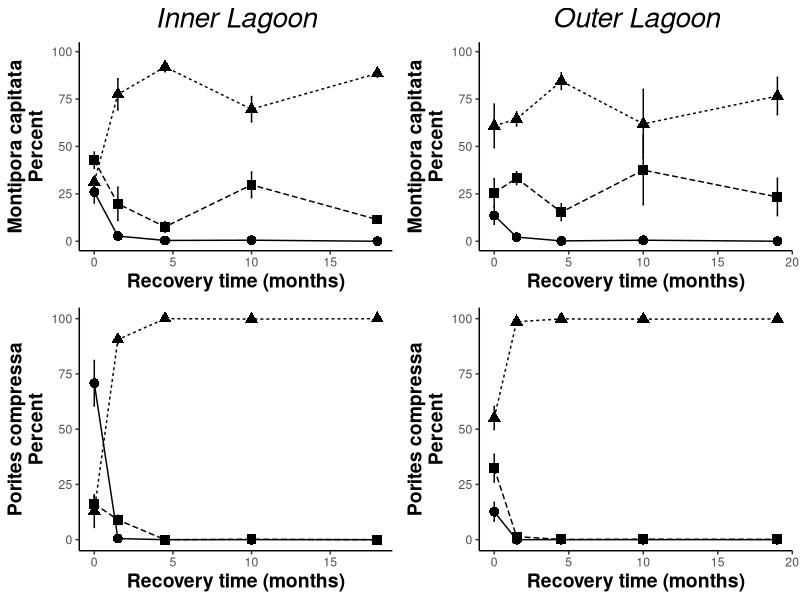
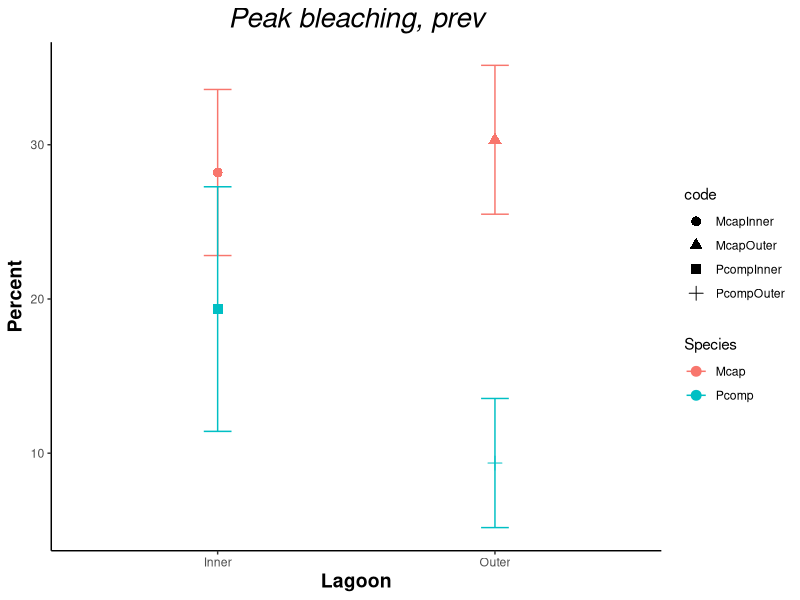

Write the R code that produced these figures, in order.
## ---- chunk 1
knitr::opts_chunk$set(echo = TRUE)
## ---- chunk 2
rm(list=ls(all=TRUE)) 

library("reshape2") #reshape data
library("ggplot2") #plotting
library("reshape") #reshape data
library("plyr")  #splitting, applying, and combining data
library("dplyr")  #splitting, applying, and combining data
library("pscl")
library("plotrix") #plotting
library("gridExtra") #arrange plots for output
library("car") #levenes test
library("lsmeans")
library("multcomp") 
library("multcompView")
library(glmmTMB)
library(lme4)
library(lmerTest)
library(tidyverse)
## ---- chunk 3
#Setup workspace:
rData1<- read.csv("transect_data_20191022.csv", header=T) # load in transect data

# set levels of factor for Bleaching_status
levels(rData1$Bleaching_score)
rData1$BNB<-as.factor(rData1$BNB)
rData1$MonthFactor<-rData1$Month

#combine month 18 and 19 for end of experiment time point comparisons (<3 weeks apart)
rData1$MonthFactor[rData1$MonthFactor=="18"] <-"1819"
rData1$MonthFactor[rData1$MonthFactor=="19"] <-"1819"

rData1$MonthFactor <- factor(rData1$MonthFactor, levels=c("0", "1.5", "4.5","10","1819")) #specify order
## ---- chunk 4
# Calc. mean, sd,se  
repcol<-c("Species", "Reef", "Month","MonthFactor", "Bleaching_status","Percent")
  rDataPlot<-rData1[repcol]

# calc average  bleaching rate/month in %  per grouping
transectPlotmean <- ddply(rDataPlot, c("Species", "Reef", "Month","MonthFactor", "Bleaching_status"), summarise, 
                   N    = length(Percent[!is.na(Percent)]), #calculate the length of the data frame, excluding NA’s *this part is important*
                   mean = mean(Percent, na.rm=TRUE), #calculate mean of response variable, removing NA's
                   sd   = sd(Percent, na.rm=TRUE), #calculate standard deviation
                   se   = sd / sqrt(N), #calculate standard error
                   max = max(Percent, na.rm=TRUE) #calculate max, could also calculate min () if desired
)
#transectPlotmean #display table

transectPlotmean$code<-paste0(transectPlotmean$Species, transectPlotmean$Reef, transectPlotmean$Bleaching_status) #code for plotting
## ---- chunk 5
McapInner1<-subset(transectPlotmean, Species=="Mcap")
McapInner<-subset(McapInner1, Reef=="Inner")

 col_McapInner <- McapInner %>%   # do this to get height for your labels in the bars
  group_by(Month) %>%
 arrange(Month, desc(Bleaching_status)) %>%
 mutate(lab_ypos = cumsum(mean) - 0.5 * mean) 
col_McapInner

# set to 2 decimal places
col_McapInner[,'mean']=round(col_McapInner[,'mean'],2)

col_McapInner_plot<-ggplot(data=col_McapInner, aes(x=Month, y=mean, group = code, color=Bleaching_status)) + 
  geom_errorbar(aes(ymin=mean-se, ymax=mean+se),
                width=0.1)+
  geom_point(aes(shape=Bleaching_status), size=3)+
  geom_line(aes(color=Bleaching_status, linetype=Bleaching_status))+
  #scale_linetype_manual(values=c("solid", "dotted"))+
  scale_color_manual(values=c("black", "black","black"))+
  ylab("Montipora capitata\nPercent") +
    xlab("Recovery time (months)") + #Label the X Axis
    ylim(0, 100) + #set Y limits
  theme_bw() + #Set the background color
  theme(axis.line = element_line(color = 'black'), #Set the axes color
        axis.title=element_text(size=14,face="bold"), #Set axis format
        panel.border = element_blank(), #Set the border
        panel.grid.major = element_blank(), #Set the major gridlines
        panel.grid.minor = element_blank(), #Set the minor gridlines
        plot.background =element_blank(), #Set the plot background
        legend.key = element_blank()) + #Set plot legend key
  ggtitle("Inner Lagoon")+
          theme(plot.title = element_text(size=20,face = "italic",hjust = 0.5))
McapInner<-col_McapInner_plot+ theme(legend.position = "none") #remove legend
## ---- chunk 6
McapOuter<-subset(McapInner1, Reef=="Outer")

 col_McapOuter <- McapOuter %>%   # do this to get height for your labels in the bars
  group_by(Month) %>%
 arrange(Month, desc(Bleaching_status)) %>%
 mutate(lab_ypos = cumsum(mean) - 0.5 * mean) 
col_McapOuter

# set to 2 decimal places
col_McapOuter[,'mean']=round(col_McapOuter[,'mean'],2)

col_McapOuter_plot<-ggplot(data=col_McapOuter, aes(x=Month, y=mean, group = code, color=Bleaching_status)) + 
  geom_errorbar(aes(ymin=mean-se, ymax=mean+se),
                width=0.1)+
  geom_point(aes(shape=Bleaching_status), size=3)+
  geom_line(aes(color=Bleaching_status, linetype=Bleaching_status))+
  #scale_linetype_manual(values=c("solid", "dotted"))+
  scale_color_manual(values=c("black", "black","black"))+
  ylab("Montipora capitata\nPercent") +
    xlab("Recovery time (months)") + #Label the X Axis
    ylim(0, 100) + #set Y limits
  theme_bw() + #Set the background color
  theme(axis.line = element_line(color = 'black'), #Set the axes color
        axis.title=element_text(size=14,face="bold"), #Set axis format
        panel.border = element_blank(), #Set the border
        panel.grid.major = element_blank(), #Set the major gridlines
        panel.grid.minor = element_blank(), #Set the minor gridlines
        plot.background =element_blank(), #Set the plot background
        legend.key = element_blank()) + #Set plot legend key
  ggtitle("Outer Lagoon")+
          theme(plot.title = element_text(size=20,face = "italic",hjust = 0.5))
McapOuter<-col_McapOuter_plot+ theme(legend.position = "none") #remove legend

## ---- chunk 7
PcompInner1<-subset(transectPlotmean, Species=="Pcomp")
PcompInner<-subset(PcompInner1, Reef=="Inner")

 col_PcompInner <- PcompInner %>%   # do this to get height for your labels in the bars
  group_by(Month) %>%
 arrange(Month, desc(Bleaching_status)) %>%
 mutate(lab_ypos = cumsum(mean) - 0.5 * mean) 
col_PcompInner

# set to 2 decimal places
col_PcompInner[,'mean']=round(col_PcompInner[,'mean'],2)

col_PcompInner_plot<-ggplot(data=col_PcompInner, aes(x=Month, y=mean, group = code, color=Bleaching_status)) + 
  geom_errorbar(aes(ymin=mean-se, ymax=mean+se),
                width=0.1)+
  geom_point(aes(shape=Bleaching_status), size=3)+
  geom_line(aes(color=Bleaching_status, linetype=Bleaching_status))+
  #scale_linetype_manual(values=c("solid", "dotted"))+
  scale_color_manual(values=c("black", "black","black"))+
  ylab("Porites compressa\nPercent") +
    xlab("Recovery time (months)") + #Label the X Axis
    ylim(0,100) + #set Y limits
  theme_bw() + #Set the background color
  theme(axis.line = element_line(color = 'black'), #Set the axes color
        axis.title=element_text(size=14,face="bold"), #Set axis format
        panel.border = element_blank(), #Set the border
        panel.grid.major = element_blank(), #Set the major gridlines
        panel.grid.minor = element_blank(), #Set the minor gridlines
        plot.background =element_blank(), #Set the plot background
        legend.key = element_blank()) + #Set plot legend key
  #ggtitle("Inner Lagoon")+
          theme(plot.title = element_text(size=20,face = "italic"))
PcompInner<-col_PcompInner_plot+ theme(legend.position = "none") #remove legend

## ---- chunk 8
PcompOuter<-subset(PcompInner1, Reef=="Outer")

 col_PcompOuter <- PcompOuter %>%   # do this to get height for your labels in the bars
  group_by(Month) %>%
 arrange(Month, desc(Bleaching_status)) %>%
 mutate(lab_ypos = cumsum(mean) - 0.5 * mean) 
col_PcompOuter

# set to 2 decimal places
col_PcompOuter[,'mean']=round(col_PcompOuter[,'mean'],2)

col_PcompOuter_plot<-ggplot(data=col_PcompOuter, aes(x=Month, y=mean, group = code, color=Bleaching_status)) + 
  geom_errorbar(aes(ymin=mean-se, ymax=mean+se),
                width=0.1)+
  geom_point(aes(shape=Bleaching_status), size=3)+
  geom_line(aes(color=Bleaching_status, linetype=Bleaching_status))+
  #scale_linetype_manual(values=c("solid", "dotted"))+
  scale_color_manual(values=c("black", "black","black"))+
  ylab("Porites compressa\nPercent") +
    xlab("Recovery time (months)") + #Label the X Axis
    ylim(0,100) + #set Y limits
  theme_bw() + #Set the background color
  theme(axis.line = element_line(color = 'black'), #Set the axes color
        axis.title=element_text(size=14,face="bold"), #Set axis format
        panel.border = element_blank(), #Set the border
        panel.grid.major = element_blank(), #Set the major gridlines
        panel.grid.minor = element_blank(), #Set the minor gridlines
        plot.background =element_blank(), #Set the plot background
        legend.key = element_blank()) + #Set plot legend key
  #ggtitle("Outer Lagoon")+
          theme(plot.title = element_text(size=20,face = "italic",hjust = 0.5))
PcompOuter<-col_PcompOuter_plot+ theme(legend.position = "none") #remove legend

## ---- chunk 9
grid.arrange(McapInner, McapOuter, PcompInner,PcompOuter, nrow = 2)
## ---- chunk 10
rData2<-rData1[!(rData1$Bleaching_status=="Healthy"),]    # Remove Healthy 
rData2$code<-paste0(rData2$Species, rData2$Month, rData2$MonthFactor, rData2$Depth, rData2$Reef, rData2$Rep)#create a code for groups by Species, Month, Depth, Reef, Rep 
rData3<-rData2 %>% group_by(code) %>%summarise(sum=sum(Percent))# Group Data: combine P and B %s

# Match this back with data cols you want
rData3$Species<-rData2$Species[match(rData3$code, rData2$code)]
rData3$Month<-rData2$Month[match(rData3$code, rData2$code)]
rData3$Depth<-rData2$Depth[match(rData3$code, rData2$code)]
rData3$Reef<-rData2$Reef[match(rData3$code, rData2$code)]
rData3$Rep<-rData2$Rep[match(rData3$code, rData2$code)]
rData3$MonthFactor<-rData2$MonthFactor[match(rData3$code, rData2$code)]
rData3<-rData3[,c(1,3,5:8,2)]
rData3$Depth<-as.factor(rData3$Depth)
rData3$Rep<-as.factor(rData3$Rep)
## ---- chunk 11
ccData<-read.csv("benthicTransectCoralcover20191024.csv", header=T)
ccData$MonthFactor<-ccData$Month
ccData$MonthFactor[ccData$MonthFactor=="18"] <-"1819"
ccData$MonthFactor[ccData$MonthFactor=="19"] <-"1819"
ccData$MonthFactor <- factor(ccData$MonthFactor, levels=c("0", "1.5", "4.5","10","1819")) 
#specify order
ccData$Reef<-as.factor(ccData$Reef)
ccData$Depth<-as.factor(ccData$Depth)

# calc average  bleaching rate/month in %  per grouping
ccMeans <- ddply(ccData, c("Reef",  "Month"), summarise, 
                   N    = length(CoralCover[!is.na(CoralCover)]), #calculate the length of the data frame, excluding NA’s *this part is important*
                   mean = mean(CoralCover, na.rm=TRUE), #calculate mean of response variable, removing NA's
                   sd   = sd(CoralCover, na.rm=TRUE), #calculate standard deviation
                   se   = sd / sqrt(N), #calculate standard error
                   max = max(CoralCover, na.rm=TRUE) #calculate max, could also calculate min () if desired
)
ccMeans
## ---- chunk 12
CoralCoverMod<-lmer(CoralCover~Reef*MonthFactor+(1|Depth), ccData)
anova(CoralCoverMod, type=2)

#conduct Tukey post hoc test 
    emm = emmeans(CoralCoverMod, ~ Reef, adjust="tukey")
    #letter display
    pairs(emm)
## ---- chunk 13
#fullmodel, df=rData3
    Prev_transect_full<-lmer(sum~Reef*MonthFactor*Species+(1|Depth), data=rData3)
anova(Prev_transect_full, type=2)
    #conduct Tukey post hoc test 
    emm = emmeans(Prev_transect_full, ~ Reef*MonthFactor, adjust="tukey")
    #letter display
      pairs(emm) #Inner,0 - Outer,0  p  <.0001
    emm = emmeans(Prev_transect_full, ~ Species*MonthFactor, adjust="tukey")
    #letter display
    pairs(emm) 
        cld(emm) 

  
       
#plot
# calc average  bleaching rate/month in %  per grouping
transectPlotmeanprev <- ddply(rData3, c("Species", "Reef"), summarise, 
                   N    = length(sum[!is.na(sum)]), #calculate the length of the data frame, excluding NA’s *this part is important*
                   mean = mean(sum, na.rm=TRUE), #calculate mean of response variable, removing NA's
                   sd   = sd(sum, na.rm=TRUE), #calculate standard deviation
                   se   = sd / sqrt(N), #calculate standard error
                   max = max(sum, na.rm=TRUE) #calculate max, could also calculate min () if desired
)

transectPlotmeanprev$code<-paste0(transectPlotmeanprev$Species, transectPlotmeanprev$Reef)

prev_plot<-ggplot(data=transectPlotmeanprev, aes(x=Reef, y=mean, group = Species, color=Species)) + 
  geom_errorbar(aes(ymin=mean-se, ymax=mean+se),
                width=0.1)+
  geom_point(aes(shape=code), size=3)+
  #geom_line(aes(color=code, linetype=code))+
  #scale_linetype_manual(values=c("solid", "dotted"))+
  #scale_color_manual(values=c("black", "black","black"))+
  ylab("Percent") +
    xlab("Lagoon") + #Label the X Axis
    #ylim(1, 3) + #set Y limits
  theme_bw() + #Set the background color
  theme(axis.line = element_line(color = 'black'), #Set the axes color
        axis.title=element_text(size=14,face="bold"), #Set axis format
        panel.border = element_blank(), #Set the border
        panel.grid.major = element_blank(), #Set the major gridlines
        panel.grid.minor = element_blank(), #Set the minor gridlines
        plot.background =element_blank(), #Set the plot background
        legend.key = element_blank()) + #Set plot legend key
  ggtitle("Peak bleaching, prev")+
          theme(plot.title = element_text(size=20,face = "italic",hjust = 0.5));prev_plot
## ---- chunk 14
#bleached
prevWhite<-subset(rData1, Bleaching_status=="Bleached")

WhiteMod<-lmer(Percent~Species*Reef*MonthFactor+(1|Depth),prevWhite)
anova(WhiteMod, type=2)
  #conduct Tukey post hoc test 
    emm = emmeans(WhiteMod, ~ Reef, adjust="tukey")
    #letter display
    cld(emm)
  #conduct Tukey post hoc test 
    emm = emmeans(WhiteMod, ~ Reef*Species*MonthFactor, adjust="tukey")
    #letter display
    cld(emm)
    pairs(emm)
   # Inner,Mcap,0 - Inner,Pcomp,0    p= <.0001
    #Outer,Mcap,0 - Outer,Pcomp,0    p= 1.0000
## ---- chunk 15
rData4<-rData2 #make a copy of rData2
rData4$Depth<-as.factor(rData4$Depth)
rData4$Rep<-as.factor(rData4$Rep)

rData4$sum<-rData3$sum[match(rData4$code, rData3$code)] # add the sum row by code to get sum of W+P
rData4$newPer<-rData4$Percent/rData4$sum # Make new row of new percents which is W%/(W%+P%)
rData4<-subset(rData4, Bleaching_status=="Bleached") # get rid of Pale

# calc average  bleaching rate/month in %  per grouping
rMeans <- ddply(rData4, c("Species", "Reef", "Month", "Bleaching_status"), summarise, 
                   N    = length(newPer[!is.na(newPer)]), #calculate the length of the data frame, excluding NA’s *this part is important*
                   mean = mean(newPer, na.rm=TRUE), #calculate mean of response variable, removing NA's
                   sd   = sd(newPer, na.rm=TRUE), #calculate standard deviation
                   se   = sd / sqrt(N), #calculate standard error
                   max = max(newPer, na.rm=TRUE) #calculate max, could also calculate min () if desired
)
## ---- chunk 16
#full model
SeverityMod<-lmer(newPer~Species*Reef*MonthFactor+(1|Depth),rData4)
anova(SeverityMod, type="2")

 #conduct Tukey post hoc test 
    emm = emmeans(SeverityMod, ~ Species*MonthFactor*Reef, adjust="tukey")
    #letter display
    cld(emm)
    pairs(emm) 
    #Mcap,0,Inner - Pcomp,0,Inner        -0.428518 0.0789 41.0 -5.432  0.0004 
    #Mcap,0,Outer - Pcomp,0,Outer         0.044986 0.0789 41.0  0.570  1.0000
 #conduct Tukey post hoc test 
    emm = emmeans(SeverityMod, ~ Reef*Species*MonthFactor, adjust="tukey")
    #letter display
    pairs(emm)   
    #post hoc
    #Mcap,0,Outer - Pcomp,0,Outer         0.044986 0.0789 41.0  0.570  1.0000
    #Mcap,0,Inner - Pcomp,0,Inner        -0.428518 0.0789 41.0 -5.432  0.0004
    #Pcomp,0,Inner - Pcomp,0,Outer        0.515064 0.0789 41.0  6.529  <.0001 
    #Mcap,0,Inner - Mcap,0,Outer          0.041560 0.0789 41.0  0.527  1.0000
